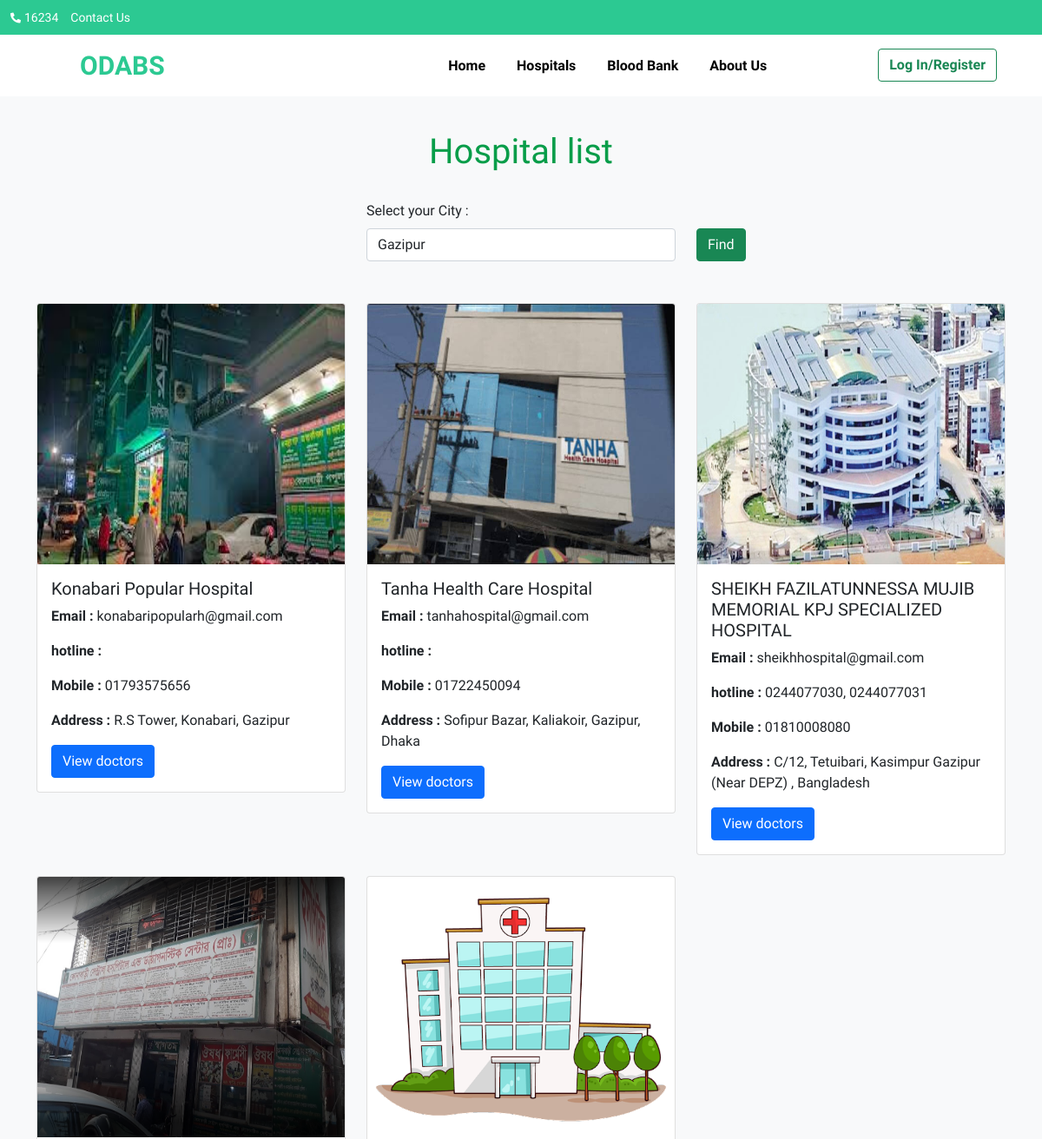
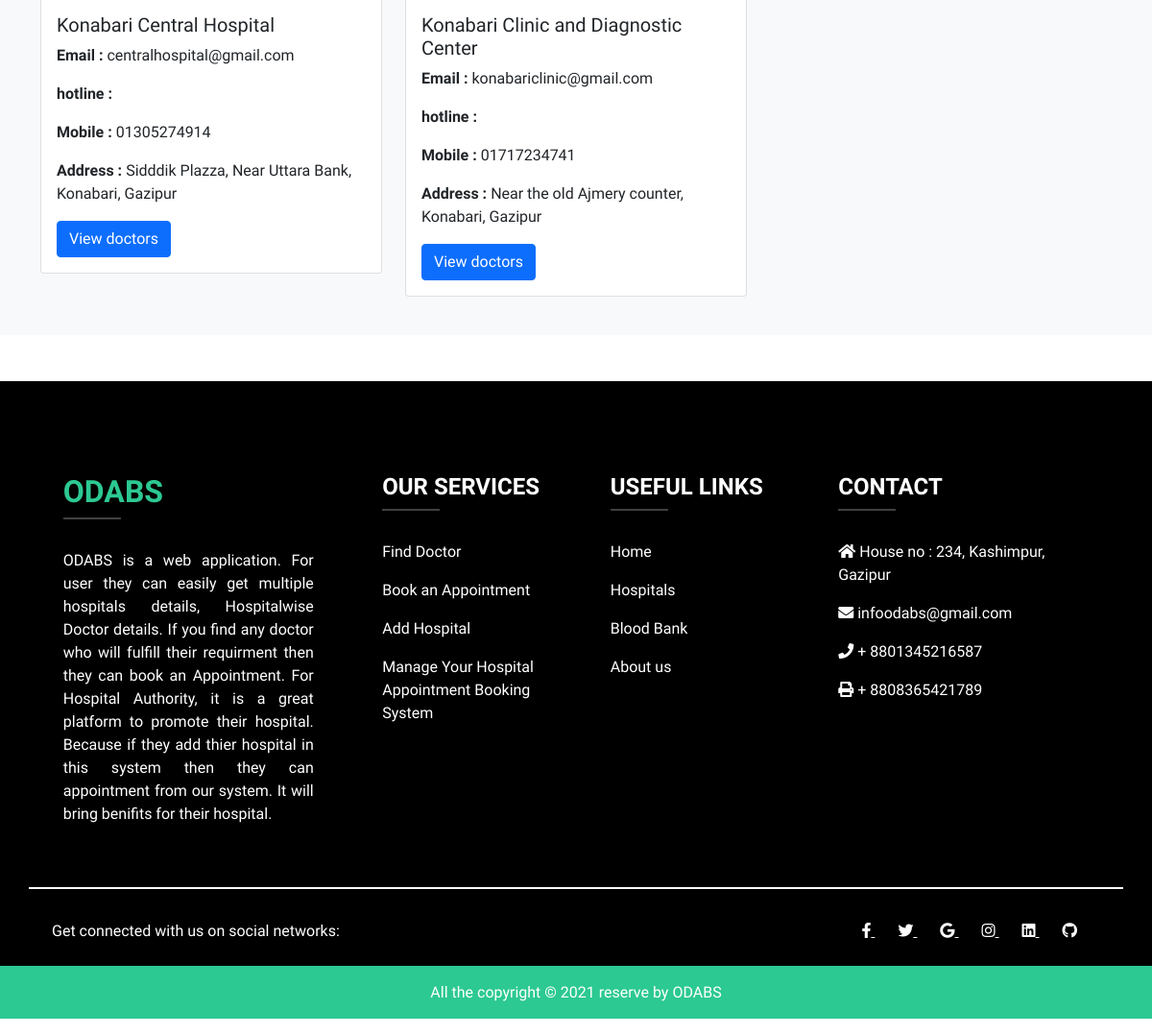
Screenshot of /hospital.php with the database file from the repository (2 pictures, top to bottom).
### tables this page shows
CREATE TABLE `hospital` (
  `id` int(255) NOT NULL,
  `hname` varchar(255) NOT NULL,
  `email` varchar(255) NOT NULL,
  `hotline` varchar(255) NOT NULL,
  `mobile` varchar(255) NOT NULL,
  `address` varchar(255) NOT NULL,
  `himage` varchar(255) NOT NULL
);

### hospital.php (the view, shortened to what this page needs)
<?php include "includes/db.php"; ?>
<?php
$query= "select * from hospital";
$result =mysqli_query($link,$query);
?>
<?php
  include "includes/header.php"
?>
<section class="container-fluid bg-light py-3">
    <div class="container my-4 ">
        <h1 class="text-center pb-4" style="color:#089D49;">Hospital list</h1>
        <div class="row mb-5">
            <div class="col-lg-4 col-12"></div>
            <div class="col-lg-4 col-12">
                <form action="">
                    <label for="" class="form-label">Select your City : </label>
                    <select name="" id="" class="form-control">
                        <option value="">Gazipur</option>
                    </select>
            </div>
            <div class="col-lg-4 col-12">
                <input type="submit" value="Find" class="btn btn-success" style="margin-top:32px">
            </div>
        </div>
        <div class="row row-cols-1 row-cols-md-3 g-4">
            <?php
        while($row = mysqli_fetch_assoc($result)){
              $hname = $row['hname'];
              $hemail = $row['email'];
              $hhotline = $row['hotline'];
              $hmobile = $row['mobile'];
              $haddress = $row['address'];
              $himage = $row['himage'];
          	?>
            <div class="col-lg-4 col-12">
                <div class="card">
                    <img src="<?php echo $himage; ?>" height="300" class="card-img-top" alt="Hospital Image">
                    <div class="card-body">
                        <h5 class="card-title"><?php echo $hname; ?></h5>
                        <p class="card-text"><span class="las la-envelope"></span> <span><b>Email :
                                </b><?php echo $hemail; ?></span></p>
                        <p class="card-text"><span class="las la-envelope"></span> <span><b>hotline :
                                </b><?php echo $hhotline; ?></span></p>
                        <p class="card-text"><span class="las la-phone"></span> <span><b>Mobile :
                                </b> <?php echo $hmobile; ?></span></p>
                        <p class="card-text"><span class="las la-location-arrow"></span> <span><b>Address :
                                </b> <?php echo $haddress; ?></span></p>
                        <a href="doctor/doctor_list.php?id=<?php  echo $hname;?>"><button class="btn btn-primary">View
                                doctors</button></a>
                    </div>
                </div>
            </div>
            <?php
    }
    ?>
        </div>
    </div>
</section>
<?php
  include "includes/footer.php"
?>

### includes/header.php (shortened to what this page needs)
<!doctype html>
<html lang="en">
  <head>
    <link rel="stylesheet" href="../css/style.css">
<link href="https://cdn.jsdelivr.net/npm/bootstrap@5.1.3/dist/css/bootstrap.min.css" rel="stylesheet">
<link rel="stylesheet" href="https://pro.fontawesome.com/releases/v5.10.0/css/all.css"/>
<link rel="stylesheet"
        href="https://maxst.icons8.com/vue-static/landings/line-awesome/line-awesome/1.3.0/css/line-awesome.min.css">
<link rel="stylesheet" href="css/style.css">
  </head>
  <body>
<section id="nav-bar">
<div class="head container-fluid ">
  <p class=""> <i class="fas fa-phone-alt" style="color: white;font-size:12px;line-height:40px;"></i> <a href="">16234</a> </p>
  <p class="">  <a href="">Contact Us</a> </p>
</div>
<nav class="navbar navbar-expand-lg navbar-light ">
  <div class="container">
    <a class="navbar-brand" href="index.php">ODABS</a>
    <div class="collapse navbar-collapse" id="navbarNav">
      <ul class="navbar-nav ms-auto">
        <li class="nav-item">
          <a class="nav-link " href="index.php">Home</a>
        </li>
        <li class="nav-item">
          <a class="nav-link" href="hospital.php">Hospitals</a>
        </li>
        <li class="nav-item">
          <a class="nav-link" href="bloodbank.php">Blood Bank</a>
        </li>
        <li class="nav-item">
          <a class="nav-link " href="aboutus.php">About Us</a>
        </li>
        <div style="margin-left:100px;">
        <li class="nav-item">
          <a href="login/login.php"><button class="btn btn-outline-success"><b>Log In/Register</b></button></a>
        </li>
        </div>
      </ul>
    </div>
  </div>
</nav>
</section>

### includes/footer.php (shortened to what this page needs)
<div class=" mt-5">
    <footer class="text-center text-lg-start text-white pt-5" style="background-color: black">
        <section class="">
            <div class="container text-center text-md-start mt-5">
                <div class="row mt-3">
                    <div class="col-md-3 col-lg-4 col-xl-3 mx-auto mb-5">
                        <h2 class="text-uppercase fw-bold" style="color: #2CC992">ODABS</h2>
                        <hr class="mb-4 mt-0 d-inline-block mx-auto"
                            style="width: 60px; background-color:white; height: 2px" />
                        <p class="" style="text-align:justify;">
                           ODABS is a web application. For user they can easily get multiple hospitals details, Hospitalwise Doctor details.
                           If you find any doctor who will fulfill their requirment then they can book an Appointment. For Hospital Authority,
                           it is a great platform to promote their hospital. Because if they add thier hospital in this system then they can appointment
                           from our system. It will bring benifits for their hospital.
                        </p>
                    </div>
                    <div class="col-md-2 col-lg-2 col-xl-2 mx-auto mb-5">
                        <h4 class="text-uppercase fw-bold">Our Services</h4>
                        <hr class="mb-4 mt-0 d-inline-block mx-auto"
                            style="width: 60px; background-color:white; height: 2px" />
                        <p>
                            <a href="#!" class="text-white">Find Doctor</a>
                        </p>
                        <p>
                            <a href="#!" class="text-white">Book an Appointment </a>
                        </p>
                        <p>
                            <a href="#!" class="text-white">Add Hospital</a>
                        </p>
                        <p>
                            <a href="#!" class="text-white">Manage Your Hospital Appointment Booking System</a>
                        </p>
                    </div>
                    <div class="col-md-3 col-lg-2 col-xl-2 mx-auto mb-5">
                        <h4 class="text-uppercase fw-bold">Useful links</h4>
                        <hr class="mb-4 mt-0 d-inline-block mx-auto"
                            style="width: 60px; background-color: white; height: 2px" />
                        <p>
                            <a href="index.php" class="">Home</a>
                        </p>
                        <p>
                            <a href="hospital.php" class="">Hospitals</a>
                        </p>
                        <p>
                            <a href="bloodbank.php" class="">Blood Bank </a>
                        </p>
                        <p>
                            <a href="aboutus.php" class="">About us</a>
                        </p>
                    </div>
                    <div class="col-md-4 col-lg-3 col-xl-3 mx-auto mb-md-0 mb-5">
                        <h4 class="text-uppercase fw-bold">Contact</h4>
                        <hr class="mb-4 mt-0 d-inline-block mx-auto"
                            style="width: 60px; background-color: white; height: 2px" />
                        <p><i class="fas fa-home mr-3"></i> House no : 234, Kashimpur, Gazipur</p>
                        <p><i class="fas fa-envelope mr-3"></i> infoodabs@gmail.com</p>
                        <p><i class="fas fa-phone mr-3"></i> + 8801345216587</p>
                        <p><i class="fas fa-print mr-3"></i> + 8808365421789</p>
                    </div>
                </div>
            </div>
            <div class="container mb-2" style="height:2px; background-color:white"></div>
            <section class="container d-flex justify-content-between p-4 text-white" style="background-color:black">
                <div class="me-2">
                    <span>Get connected with us on social networks:</span>
                </div>
                <div>
                    <a href="" class="text-white me-4">
                        <i class="fab fa-facebook-f"></i>
                    </a>
                    <a href="" class="text-white me-4">
                        <i class="fab fa-twitter"></i>
                    </a>
                    <a href="" class="text-white me-4">
                        <i class="fab fa-google"></i>
                    </a>
                    <a href="" class="text-white me-4">
                        <i class="fab fa-instagram"></i>
                    </a>
                    <a href="" class="text-white me-4">
                        <i class="fab fa-linkedin"></i>
                    </a>
                    <a href="" class="text-white me-4">
                        <i class="fab fa-github"></i>
                    </a>
                </div>
            </section>
        </section>
        <div class="copyright">
            <p class="text-center pt-3 " style=" height: 55px; color: white;background-color: #2CC992; ">
            All the copyright &copy; 2021 reserve by ODABS</p>
        </div>
    </footer>
</div>
</body>
</html>

### css/style.css (style rules this page uses)
* { padding: 0; margin: 0; box-sizing: border-box; }
body { font-family: 'Andada Pro', serif; }
.head { height: 40px; background-color: #2CC992; }
.head p { line-height: 40px; margin-right: 10px; display: inline-block; }
.head a { text-decoration: none; color: white; font-size: 14px; }
#nav-bar { position: sticky !important; top: 0; z-index: 10; }
.navbar { background-color: white; }
.navbar-brand { font-size: 30px !important; color:#2CC992 !important; font-weight: 800; padding-left: 50px; }
.navbar-nav li { padding: 0 10px; }
.navbar-nav li a { color: black !important; font-weight: 600; text-transform: capitalize; float: right; text-align: left; }
footer { background-color: black; }
footer p a { text-decoration: none; color: white; }

### rows the page displays
hospital: himage (picture), hname "Konabari Popular Hospital", email "konabaripopularh@gmail.com", mobile "01793575656", address "R.S Tower, Konabari, Gazipur"
hospital: himage (picture), hname "Tanha Health Care Hospital", email "tanhahospital@gmail.com", mobile "01722450094", address "Sofipur Bazar, Kaliakoir, Gazipur, Dhaka"
hospital: himage (picture), hname "SHEIKH FAZILATUNNESSA MUJIB MEMORIAL KPJ SPECIALIZED HOSPITAL", email "sheikhhospital@gmail.com", hotline "0244077030, 0244077031", mobile "01810008080", address "C/12, Tetuibari, Kasimpur Gazipur (Near DEPZ) , Bangladesh"
hospital: himage (picture), hname "Konabari Central Hospital", email "centralhospital@gmail.com", mobile "01305274914", address "Sidddik Plazza, Near Uttara Bank, Konabari, Gazipur"
hospital: himage (picture), hname "Konabari Clinic and Diagnostic Center", email "konabariclinic@gmail.com", mobile "01717234741", address "Near the old Ajmery counter, Konabari, Gazipur"
